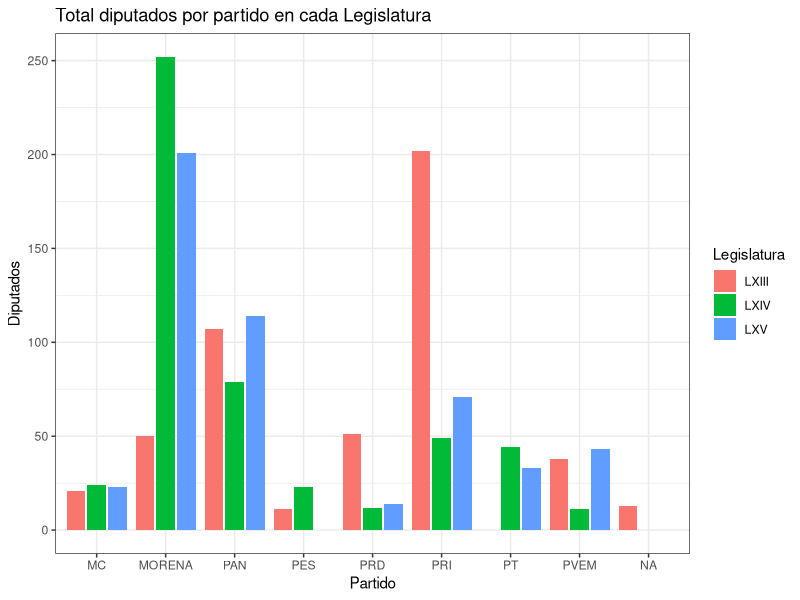

The R source for this figure:
library(ggplot2)
library(dplyr)
#Cargar datos
diputadostotal <- read.csv("total1.csv",header = TRUE, sep = ",", fileEncoding="ISO-8859-1")
viz1<- ggplot(diputadostotal, aes(Diputados, Partido, fill= Legislatura)) +
  geom_col(position = "dodge2") + coord_flip()

viz1 + theme_bw() + ggtitle("Total diputados por partido en cada Legislatura")
